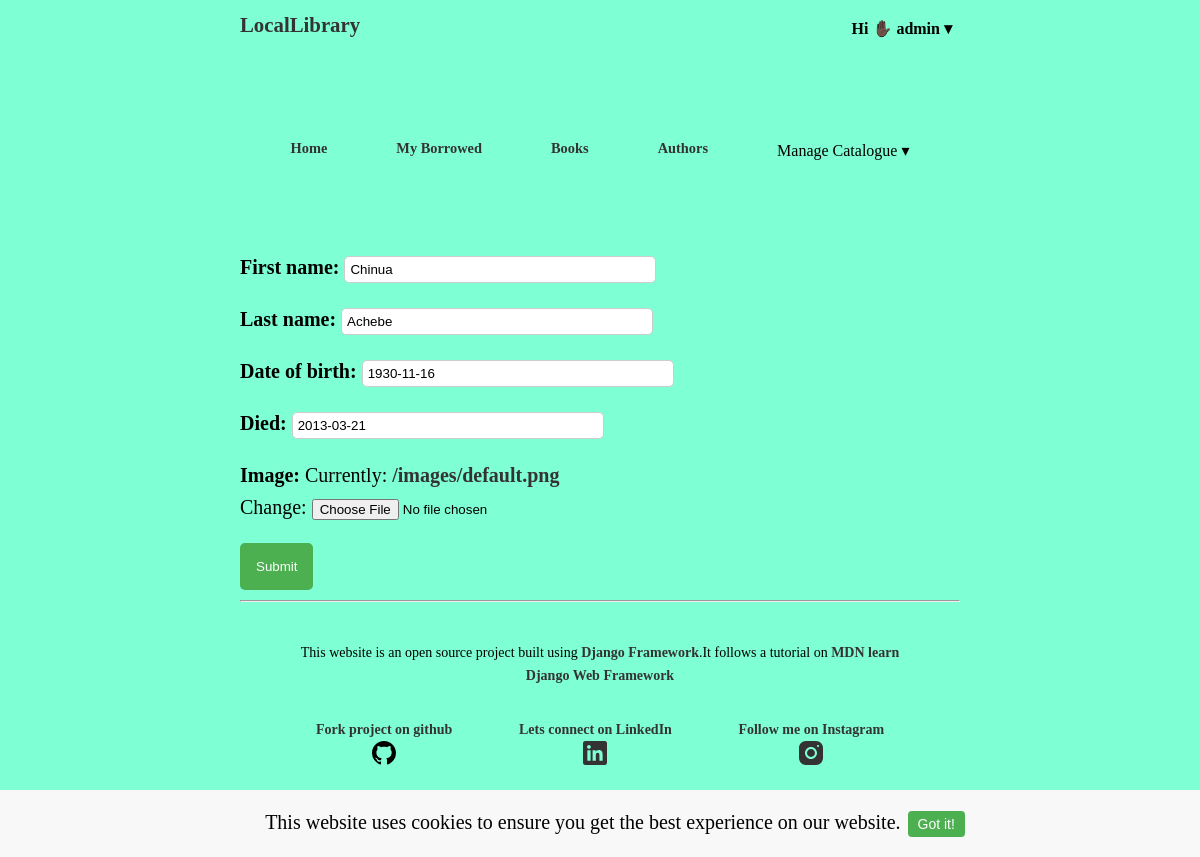
Screenshot of /catalog/author/update/25 (signed in) with the database file from the repository.
### catalog/models.py (models this page shows, shortened)
class Author(models.Model):
    first_name = models.CharField(max_length=100)
    last_name = models.CharField(max_length=100)
    date_of_birth = models.DateField(null=True, blank=True)
    date_of_death = models.DateField('Died', null=True, blank=True)
    image = models.ImageField(upload_to='images/',null=True,default=get_default_image)
    bio = models.TextField(max_length=1000, null=True, blank=True)
    birthplace = models.ForeignKey(Country,on_delete=models.PROTECT,null=True,blank=True)
    class Meta:
        ordering = ['last_name']

### catalog/views.py (the view)
# urls.py: path('author/update/<int:pk>', views.AuthorFormUpdate.as_view(),name='author-update'),
class AuthorFormUpdate(LoginRequiredMixin,PermissionRequiredMixin,UpdateView):
    model = models.Author
    template_name='catalog/authour_form_create.html'
    permission_required = 'catalog.can_mark_returned'
    fields=['first_name','last_name','date_of_birth','date_of_death','image']

### catalog/templates/catalog/authour_form_create.html (shortened to what this page needs)
{% extends 'base.html' %}
{% block content %}
<form action="" method="post" enctype="multipart/form-data">
{{ form.as_p }}
<input type="submit" value="Submit">
</form>
{% endblock %}

### catalog/templates/base.html (shortened to what this page needs)
<!DOCTYPE html>
<html lang="en">
<head>
  {% load static %}
  <link rel="stylesheet" href="{% static 'css/style.css'%}">
  <link rel="stylesheet" href="https://cdnjs.cloudflare.com/ajax/libs/font-awesome/4.7.0/css/font-awesome.min.css">
</head>
<body>
  <div class="cookie-notice">
    This website uses cookies to ensure you get the best experience on our website.
    <button onclick="closeCookieNotice()">Got it!</button>
  </div>
  <header>
    <nav class="navbar">
      <ul class="logo">
        <li><a href="{% url 'home' %}">LocalLibrary</a> </li>
        {% if user.is_authenticated %}
        <li class="dropdown">
          <div class="welcome-message dropbtn">Hi ✋🏿 <strong>{{ user.get_username }} &#9662;</strong></div>
        </li>
      </ul>
      <div class="menu" id="menu">
        <ul class="menu-items">
          <li><a href="{% url 'home' %}">Home</a></li>
          <li><a href="{% url 'my-borrowed' %}" class="active">My Borrowed</a></li>
          <li><a href="{% url 'books' %}">Books</a></li>
          <li><a href="{% url 'authors' %}">Authors</a></li>
          {% if perms.catalog.can_mark_returned %}
          <li class="dropdown">
            <div class="dropbtn">Manage Catalogue &#9662;</div>
          </li>
          {% endif %}
        </ul>
      </div>
    </nav>
    {% else %}
    <li><a href="{% url 'login' %}?next={{ request.path }}">Login</a>/<a href="{% url 'signup'%}">Register</a></li>
    </ul>
    {% endif %}
  </header>
  <main>
    {% block content %}{% endblock %}
  </main>
  <hr>
  <footer>
    <div class="footer-content">
      <p>This website is an open source project built using <a href="https://www.djangoproject.com/">Django
          Framework</a>.It follows a tutorial on <a
          href="https://developer.mozilla.org/en-US/docs/Learn/Server-side/Django/Introduction">MDN learn Django Web
          Framework</a> </p>
      <ul class="footer-links">
        <li>
          <a href="https://github.com/schawanji/locallibrary">Fork project on github
          </a>
        </li>
        <li>
          <a href="https://www.linkedin.com/in/schawanji/">Lets connect on LinkedIn
          </a>
        </li>
        <li>
          <a href="https://www.instagram.com/schawanji/">Follow me on Instagram
            </a>
        </li>
      </ul>
      <p>&copy; 2023. All rights reserved.</p>
    </div>
  </footer>
</body>
</html>

### catalog/static/css/style.css (style rules this page uses)
body { background-color: aquamarine; margin: 0 auto; width: 60%; line-height: 1.6; font-size: 20px; box-sizing: border-box; }
ul { list-style: none; padding: 0; margin: 0; line-height: 1.6; }
li { padding-top: 0.5rem; }
a { text-decoration: none; color: #333; font-weight: 700; }
.cookie-notice { position: fixed; bottom: 0; left: 0; width: 100%; background-color: #f8f8f8; padding: 1rem; text-align: center; }
.cookie-notice button { background-color: #4CAF50; color: white; border: none; padding: 5px 10px; font-size: 14px; cursor: pointer; }
.menu { padding: 1rem; margin-bottom: 3rem; }
nav ul { list-style-type: none; margin: 0; padding: 0; display: flex; justify-content: space-around; }
nav li { position: relative; }
.logo { list-style: none; display: flex; justify-content: space-between; font-size: 1.3rem; margin-bottom: 3rem; font-weight: 700; position: relative; }
.menu a, .dropdown .dropbtn { font-size: 0.9rem; padding: 0.5rem; }
.dropdown .dropbtn { font-size: 1rem; padding: 0.5rem; }
.dropdown { position: relative; display: inline-block; }
.menu li { padding: 1rem; }
.menu a { text-decoration: none; }
button { background-color: #4caf50; border: none; color: white; padding: 8px 16px; text-align: center; text-decoration: none; display: inline-block; font-size: 14px; margin: 4px 2px; cursor: pointer; border-radius: 4px; }
label { font-weight: bold; margin-bottom: 0.5rem; }
input[type="text"], input[type="password"] { padding: 5px; border: 1px solid #ccc; border-radius: 5px; width: 300px; }
input[type="submit"] { padding: 1rem; background-color: #4caf50; color: white; border: none; border-radius: 5px; cursor: pointer; }
footer { padding: 1rem; text-align: center; }
.footer-content { max-width: 90%; margin: 0 auto; }
.footer-content p { margin-bottom: 1rem; font-size: 14px; }
.footer-links { list-style-type: none; padding: 0; margin: 0; display: flex; justify-content: center; gap: 1rem; font-size: 14px; }
.footer-links li { padding: 1rem; }
.footer-links li a { color: #333; text-decoration: none; }

### rows the page displays
Author: first_name "Chinua", last_name "Achebe", date_of_birth "1930-11-16", date_of_death "2013-03-21"

### other values shown
{{ user.get_username }} "admin"
